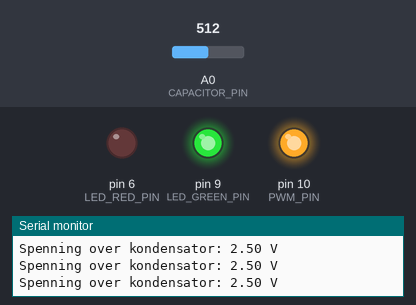
Bench run of a sketch on a simulated Arduino Uno, built with avr-gcc and run on an emulated ATmega328P. Parts: output pins drawn as LEDs (lit = HIGH), the last lines printed to the serial monitor. Inputs (shaded band) come from the test bench; at power-on: A0 (CAPACITOR_PIN) = 512.

Above: at 1.2 s.
1.3 s: A0 (CAPACITOR_PIN) set to 801
4.3 s: A0 (CAPACITOR_PIN) set to 826
At 4.8 s:
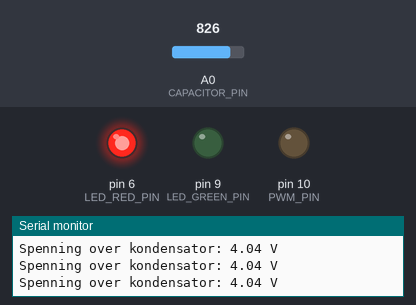
5.8 s: A0 (CAPACITOR_PIN) set to 219
8.8 s: A0 (CAPACITOR_PIN) set to 194
At 9.6 s:
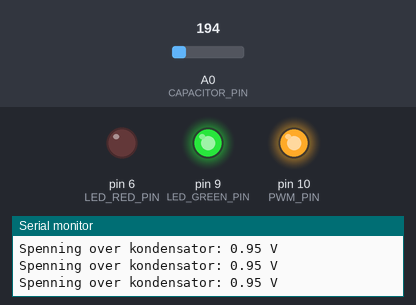
10.3 s: A0 (CAPACITOR_PIN) set to 900
At 11.5 s:
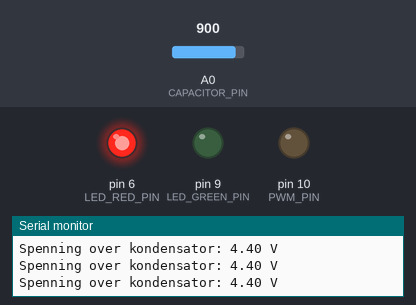
11.8 s: A0 (CAPACITOR_PIN) set to 122
At 13.0 s:
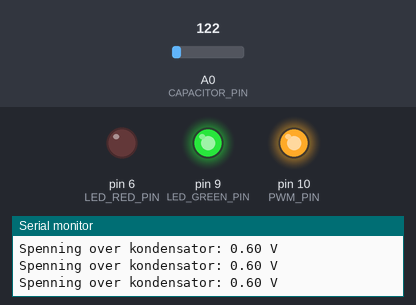
Timing chart, 0 to 14.8 s (numbered marks = the images above; inputs shaded):
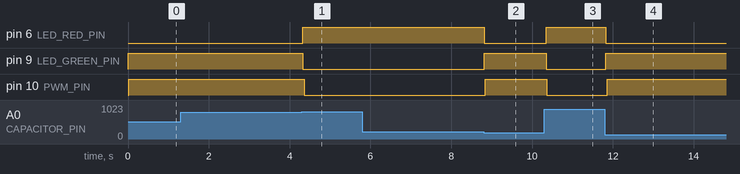

Measured:
- the behaviour switches between 818 and 819 on A0 (CAPACITOR_PIN) (found by bisection; images 0 and 1)
- the behaviour switches between 205 and 204 on A0 (CAPACITOR_PIN) (found by bisection; images 1 and 2)
- after the input at 4.3 s, pin 6 (LED_RED_PIN): LOW → HIGH at once; pin 9 (LED_GREEN_PIN): HIGH → LOW at once; pin 10 (PWM_PIN): HIGH → LOW after 0.07 s
- after the input at 8.8 s, pin 6 (LED_RED_PIN): HIGH → LOW at once; pin 9 (LED_GREEN_PIN), pin 10 (PWM_PIN): LOW → HIGH at once
- after the input at 10.3 s, pin 6 (LED_RED_PIN): LOW → HIGH after 0.05 s; pin 9 (LED_GREEN_PIN): HIGH → LOW after 0.05 s; pin 10 (PWM_PIN): HIGH → LOW after 0.07 s
- after the input at 11.8 s, pin 6 (LED_RED_PIN): HIGH → LOW at once; pin 9 (LED_GREEN_PIN): LOW → HIGH at once; pin 10 (PWM_PIN): LOW → HIGH after 0.07 s

The sketch:

RC_Charging_Tasks_Template.ino
```cpp
#include <Arduino_FreeRTOS.h>
#include <semphr.h>

#define INCLUDE_vTaskDelay 1

// Define pins
#define PWM_PIN 10
#define CAPACITOR_PIN 0
#define LED_GREEN_PIN 9
#define LED_RED_PIN 6

// Define constants
#define MAX_VOLTAGE 5.0
#define MIN_VOLTAGE 0.0
#define MAX_CHARGE_VOLTAGE 4.0
#define MIN_CHARGE_VOLTAGE 1.0
#define N_DAC_LEVELS 255
#define N_ADC_LEVELS 1023

volatile bool isCharging = true;
SemaphoreHandle_t chargeMutex;

// Task prototypes
void Task_LEDs( void *pvParameters);
void Task_Capacitor( void *pvParameters);

void setup() {

  // Now set up two tasks to run independently.
  xTaskCreate(
    Task_LEDs
    ,  "LEDs"
    ,  128  // Stack size
    ,  NULL // Parameters
    ,  1 // priority
    ,  NULL ); // Task handle

  xTaskCreate(
    Task_Capacitor
    ,  "Capacitor"
    ,  128  // Stack size
    ,  NULL // Parameters
    ,  1  // priority
    ,  NULL ); // Task handle

  Serial.begin(9600);
}

void loop() {
  // Empty
}

void Task_Capacitor(void *pvParameters)
{
  pinMode(PWM_PIN, OUTPUT);

  const float adcToVoltage = MAX_VOLTAGE/N_ADC_LEVELS;


  while(true) // A Task shall never return or exit.
  {
    int adcLevel = analogRead(CAPACITOR_PIN);
    float voltage = adcLevel*adcToVoltage;

    if(isCharging) {
      analogWrite(PWM_PIN, 255);

      if(voltage >= MAX_CHARGE_VOLTAGE) {
        isCharging = false;
      }
    }
    else {
      analogWrite(PWM_PIN, 0);

      if(voltage <= MIN_CHARGE_VOLTAGE) {
        isCharging = true;
      }
    }
    Serial.print("Spenning over kondensator: ");
    Serial.print(voltage);
    Serial.println(" V");
  }
}

void Task_LEDs(void *pvParameters)
{
  pinMode(LED_GREEN_PIN, OUTPUT);
  pinMode(LED_RED_PIN, OUTPUT);

  // LED test
  digitalWrite(LED_GREEN_PIN, HIGH);
  digitalWrite(LED_RED_PIN, HIGH);

  while(true) // A Task shall never return or exit.
  {
    if(isCharging) {
      digitalWrite(LED_GREEN_PIN, HIGH);
      digitalWrite(LED_RED_PIN, LOW);
    } else {
      digitalWrite(LED_GREEN_PIN, LOW);
      digitalWrite(LED_RED_PIN, HIGH);

    }
  }
}
```
